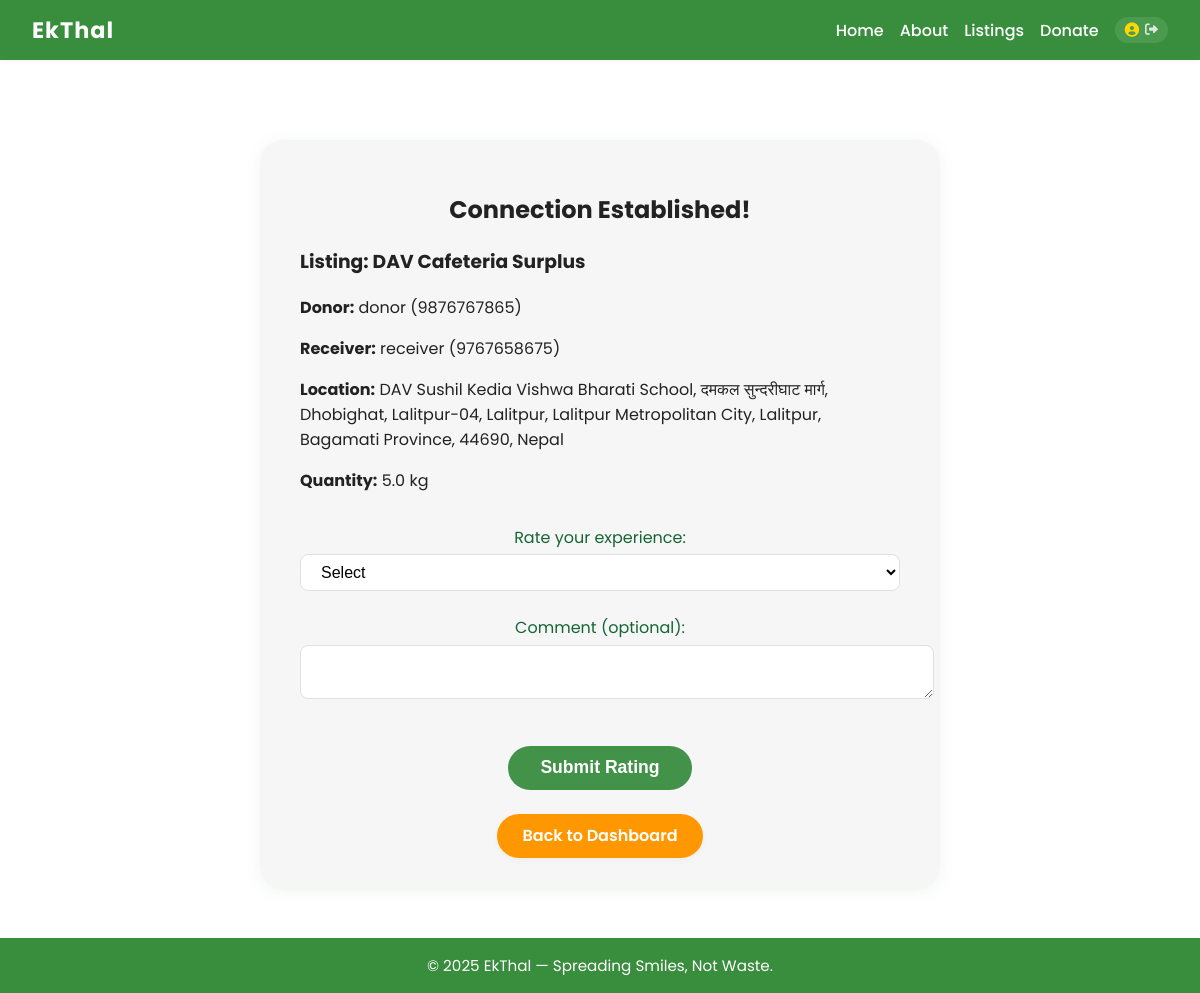
/connection/1/ (signed in), run on the app's committed database.
### app/models.py (models this page shows, shortened)
class FoodListing(models.Model):
    donor = models.ForeignKey(Profile, on_delete=models.CASCADE)
    title = models.CharField(max_length=100, help_text='Required')
    description = models.TextField(help_text='Required')
    location = models.CharField(max_length=255, help_text='Required')
    latitude = models.FloatField(null=True, blank=True)
    longitude = models.FloatField(null=True, blank=True)
    quantity = models.FloatField(help_text='Quantity in kg (Required)')
    prepared_at = models.DateTimeField(null=True, blank=True, help_text='Date and hour food was prepared (Required)')
    created_at = models.DateTimeField(auto_now_add=True)
    image = models.ImageField(upload_to='food_images/', blank=True, null=True)
    ai_report = models.TextField(blank=True)
    recurring = models.BooleanField(default=False)
    storage = models.CharField(max_length=50, blank=True, help_text='Required')
    prepared_by = models.CharField(max_length=50, blank=True, help_text='Required')
    special_instructions = models.TextField(blank=True, help_text='Optional')
    status = models.CharField(max_length=20, choices=[('pending', 'Pending'), ('approved', 'Approved'), ('rejected', 'Rejected')], default='pending')

class Profile(models.Model):
    user = models.OneToOneField(User, on_delete=models.CASCADE)
    is_organization = models.BooleanField(default=False)
    is_receiver = models.BooleanField(default=False)
    phone_number_1 = models.CharField(max_length=20)
    phone_number_2 = models.CharField(max_length=20, blank=True)
    latitude = models.FloatField(null=True, blank=True)
    longitude = models.FloatField(null=True, blank=True)

### app/views.py (the view, shortened to what this page needs)
# urls.py: path("connection/<int:claimed_listing_id>/", views.connection_page, name="connection_page"),
@login_required
def connection_page(request, claimed_listing_id):
    claimed = get_object_or_404(ClaimedListing, id=claimed_listing_id)
    user_profile = Profile.objects.get(user=request.user)
    if not (user_profile == claimed.food_listing.donor or user_profile == claimed.organization):
        return HttpResponseForbidden("You do not have access to this connection.")
    donor = claimed.food_listing.donor
    receiver = claimed.organization
    listing = claimed.food_listing
    if user_profile == donor:
        other = receiver
    else:
        other = donor
    already_rated = Rating.objects.filter(rater=user_profile, claimed_listing=claimed).exists()
    rating_success = False
    my_rating = Rating.objects.filter(rater=user_profile, claimed_listing=claimed).first()
    their_rating = Rating.objects.filter(rater=other, claimed_listing=claimed).first()
    return render(request, 'connection_page.html', {
        'claimed': claimed,
        'listing': listing,
        'donor': donor,
        'receiver': receiver,
        'user_profile': user_profile,
        'other': other,
        'already_rated': already_rated,
        'rating_success': rating_success,
        'my_rating': my_rating,
        'their_rating': their_rating,
    })

### app/views.py (called while the page is built)
def user_profile_context(request):
    if request.user.is_authenticated:
        try:
            return {'profile': Profile.objects.get(user=request.user)}
        except Profile.DoesNotExist:
            return {'profile': None}
    return {'profile': None}

### templates/connection_page.html (shortened to what this page needs)
{% extends "base.html" %}
{% load static %}
{% block extra_head %}
<link rel="stylesheet" href="{% static 'styles.css' %}">
{% endblock %}
{% block content %}
<div class="connection-container">
  <h2>Connection Established!</h2>
  <div class="connection-info">
    <h3>Listing: {{ listing.title }}</h3>
    <p><strong>Donor:</strong> {{ donor.user.username }} ({{ donor.phone_number_1 }})</p>
    <p><strong>Receiver:</strong> {{ receiver.user.username }} ({{ receiver.phone_number_1 }})</p>
    <p><strong>Location:</strong> {{ listing.location }}</p>
    <p><strong>Quantity:</strong> {{ listing.quantity }} kg</p>
  </div>
  {% if not already_rated %}
    <form method="post" class="rating-form">
      <label>Rate your experience:
        <select name="score" required>
          <option value="">Select</option>
        </select>
      </label>
      <label>Comment (optional):<textarea name="comment"></textarea></label>
      <button type="submit">Submit Rating</button>
    </form>
  {% else %}
    <div class="rating-success">Thank you for your feedback!</div>
  {% endif %}
  <a href="/receiver_dashboard/" class="readmore-btn">Back to Dashboard</a>
</div>
{% endblock %}

### static/styles.css (style rules this page uses)
:root { --primary: #ff9800; --secondary: #388e3c; --background: #fff; --text: #222; --navbar-height: 60px; }
body { margin: 0; font-family: 'Poppins', Arial, sans-serif; background: var(--background); color: var(--text); min-height: 100vh; display: flex; flex-direction: column; overflow-x: hidden; padding: 0; }
.readmore-btn { display: inline-block; margin-top: 1.5rem; padding: 0.6rem 1.6rem; background: #ff9800; color: #fff; border: none; border-radius: 999px; font-size: 1rem; font-weight: 600; text-decoration: none; transition: background 0.2s, color 0.2s; box-shadow: 0 2px 6px rgba(0,0,0,0.04); cursor: pointer; }
.connection-container { max-width: 600px; margin: 2rem auto; background: #f6f6f6; border-radius: 24px; box-shadow: 0 2px 16px rgba(67,146,73,0.08); padding: 2rem 2.5rem; text-align: center; }
.connection-info { margin-bottom: 2rem; text-align: left; }
.rating-form label { display: block; margin-bottom: 1rem; color: #166534; }
.rating-form select, .rating-form textarea { width: 100%; padding: 0.5rem 1rem; border-radius: 8px; border: 1px solid #e0e0e0; margin-top: 0.3rem; margin-bottom: 0.5rem; font-size: 1rem; background: #fff; }
.rating-form button { background: #439249; color: #fff; border: none; border-radius: 9999px; padding: 0.7rem 2rem; font-size: 1.1rem; font-weight: 600; margin-top: 1rem; cursor: pointer; transition: background 0.2s; }

### data on the page
FoodListing: title "DAV Cafeteria Surplus", location "DAV Sushil Kedia Vishwa Bharati School, दमकल सुन्दरीघाट मार्ग, Dhobighat, Lalitpur-04, Lalitpur, Lalitpur Metropolitan City, Lalitpur, Bagamati Province, 44690, Nepal", quantity "5.0"
Profile: user.username "donor", phone_number_1 "9876767865"
Profile: user.username "receiver", phone_number_1 "9767658675"
